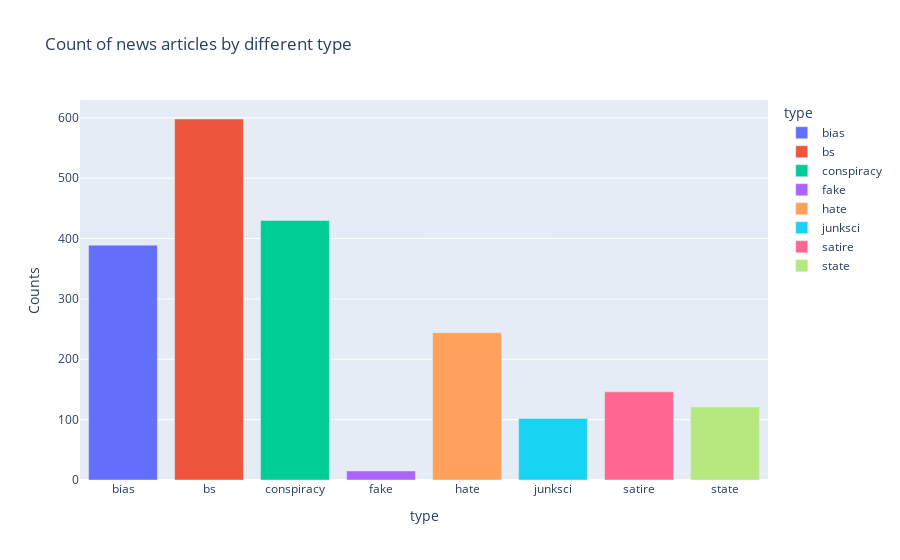

Notebook code cell kept with this figure:
### Markdown cell above
### Count of news articles by different type

### Code cell
types_df = df.groupby('type').apply(lambda x:x['type'].count()).reset_index(name='Counts')
fig=px.bar(types_df,x='type',y='Counts',color='type',title='Count of news articles by different type')
fig.show()

### Figure 1 — Plotly figure (JSON) as saved in the notebook; plotly's stock layout.template omitted (floating-point values rounded to 4 significant figures)
{"data": [{"alignmentgroup": "True", "hovertemplate": "type=%{x}<br>Counts=%{y}<extra></extra>", "legendgroup": "bias", "marker": {"color": "#636efa", "pattern": {"shape": ""}}, "name": "bias", "offsetgroup": "bias", "orientation": "v", "showlegend": true, "textposition": "auto", "type": "bar", "x": ["bias"], "xaxis": "x", "y": [389], "yaxis": "y"}, {"alignmentgroup": "True", "hovertemplate": "type=%{x}<br>Counts=%{y}<extra></extra>", "legendgroup": "bs", "marker": {"color": "#EF553B", "pattern": {"shape": ""}}, "name": "bs", "offsetgroup": "bs", "orientation": "v", "showlegend": true, "textposition": "auto", "type": "bar", "x": ["bs"], "xaxis": "x", "y": [598], "yaxis": "y"}, {"alignmentgroup": "True", "hovertemplate": "type=%{x}<br>Counts=%{y}<extra></extra>", "legendgroup": "conspiracy", "marker": {"color": "#00cc96", "pattern": {"shape": ""}}, "name": "conspiracy", "offsetgroup": "conspiracy", "orientation": "v", "showlegend": true, "textposition": "auto", "type": "bar", "x": ["conspiracy"], "xaxis": "x", "y": [430], "yaxis": "y"}, {"alignmentgroup": "True", "hovertemplate": "type=%{x}<br>Counts=%{y}<extra></extra>", "legendgroup": "fake", "marker": {"color": "#ab63fa", "pattern": {"shape": ""}}, "name": "fake", "offsetgroup": "fake", "orientation": "v", "showlegend": true, "textposition": "auto", "type": "bar", "x": ["fake"], "xaxis": "x", "y": [15], "yaxis": "y"}, {"alignmentgroup": "True", "hovertemplate": "type=%{x}<br>Counts=%{y}<extra></extra>", "legendgroup": "hate", "marker": {"color": "#FFA15A", "pattern": {"shape": ""}}, "name": "hate", "offsetgroup": "hate", "orientation": "v", "showlegend": true, "textposition": "auto", "type": "bar", "x": ["hate"], "xaxis": "x", "y": [244], "yaxis": "y"}, {"alignmentgroup": "True", "hovertemplate": "type=%{x}<br>Counts=%{y}<extra></extra>", "legendgroup": "junksci", "marker": {"color": "#19d3f3", "pattern": {"shape": ""}}, "name": "junksci", "offsetgroup": "junksci", "orientation": "v", "showlegend": true, "textposition": "auto", "type": "bar", "x": ["junksci"], "xaxis": "x", "y": [102], "yaxis": "y"}, {"alignmentgroup": "True", "hovertemplate": "type=%{x}<br>Counts=%{y}<extra></extra>", "legendgroup": "satire", "marker": {"color": "#FF6692", "pattern": {"shape": ""}}, "name": "satire", "offsetgroup": "satire", "orientation": "v", "showlegend": true, "textposition": "auto", "type": "bar", "x": ["satire"], "xaxis": "x", "y": [146], "yaxis": "y"}, {"alignmentgroup": "True", "hovertemplate": "type=%{x}<br>Counts=%{y}<extra></extra>", "legendgroup": "state", "marker": {"color": "#B6E880", "pattern": {"shape": ""}}, "name": "state", "offsetgroup": "state", "orientation": "v", "showlegend": true, "textposition": "auto", "type": "bar", "x": ["state"], "xaxis": "x", "y": [121], "yaxis": "y"}], "layout": {"barmode": "relative", "legend": {"title": {"text": "type"}, "tracegroupgap": 0}, "title": {"text": "Count of news articles by different type"}, "xaxis": {"anchor": "y", "categoryarray": ["bias", "bs", "conspiracy", "fake", "hate", "junksci", "satire", "state"], "categoryorder": "array", "domain": [0, 1], "title": {"text": "type"}}, "yaxis": {"anchor": "x", "domain": [0, 1], "title": {"text": "Counts"}}}}
